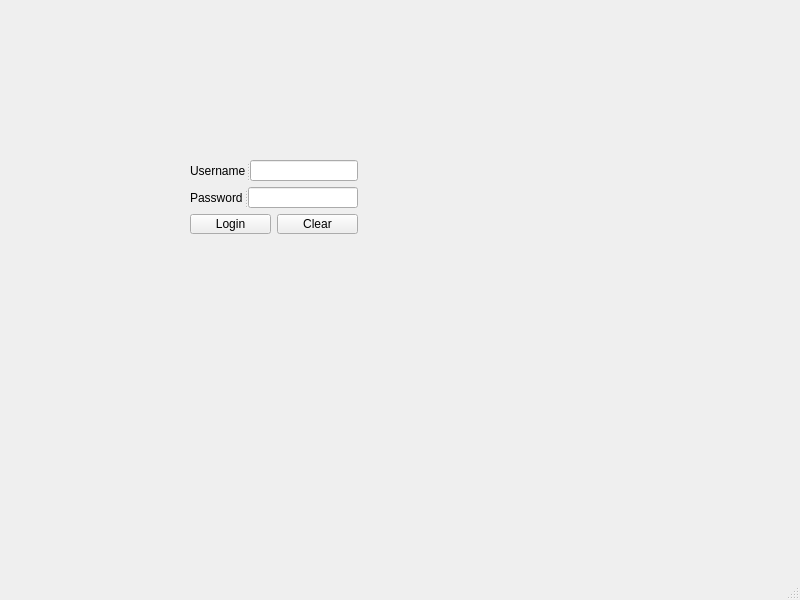
<?xml version="1.0" encoding="UTF-8"?>
<ui version="4.0">
 <class>login</class>
 <widget class="QMainWindow" name="login">
  <property name="geometry">
   <rect>
    <x>0</x>
    <y>0</y>
    <width>800</width>
    <height>600</height>
   </rect>
  </property>
  <property name="windowTitle">
   <string>MainWindow</string>
  </property>
  <widget class="QWidget" name="centralwidget">
   <widget class="QWidget" name="">
    <property name="geometry">
     <rect>
      <x>190</x>
      <y>160</y>
      <width>168</width>
      <height>74</height>
     </rect>
    </property>
    <layout class="QGridLayout" name="gridLayout">
     <item row="0" column="0">
      <widget class="QSplitter" name="splitter">
       <property name="orientation">
        <enum>Qt::Horizontal</enum>
       </property>
       <widget class="QLabel" name="label">
        <property name="text">
         <string>Username</string>
        </property>
       </widget>
       <widget class="QLineEdit" name="lineEdit"/>
      </widget>
     </item>
     <item row="1" column="0">
      <widget class="QSplitter" name="splitter_2">
       <property name="orientation">
        <enum>Qt::Horizontal</enum>
       </property>
       <widget class="QLabel" name="label_2">
        <property name="text">
         <string>Password</string>
        </property>
       </widget>
       <widget class="QLineEdit" name="lineEdit_2"/>
      </widget>
     </item>
     <item row="2" column="0">
      <layout class="QHBoxLayout" name="horizontalLayout">
       <item>
        <widget class="QPushButton" name="pushButton">
         <property name="text">
          <string>Login</string>
         </property>
        </widget>
       </item>
       <item>
        <widget class="QPushButton" name="pushButton_2">
         <property name="text">
          <string>Clear</string>
         </property>
        </widget>
       </item>
      </layout>
     </item>
    </layout>
   </widget>
  </widget>
  <widget class="QMenuBar" name="menubar">
   <property name="geometry">
    <rect>
     <x>0</x>
     <y>0</y>
     <width>800</width>
     <height>17</height>
    </rect>
   </property>
  </widget>
  <widget class="QStatusBar" name="statusbar"/>
 </widget>
 <resources/>
 <connections/>
</ui>
